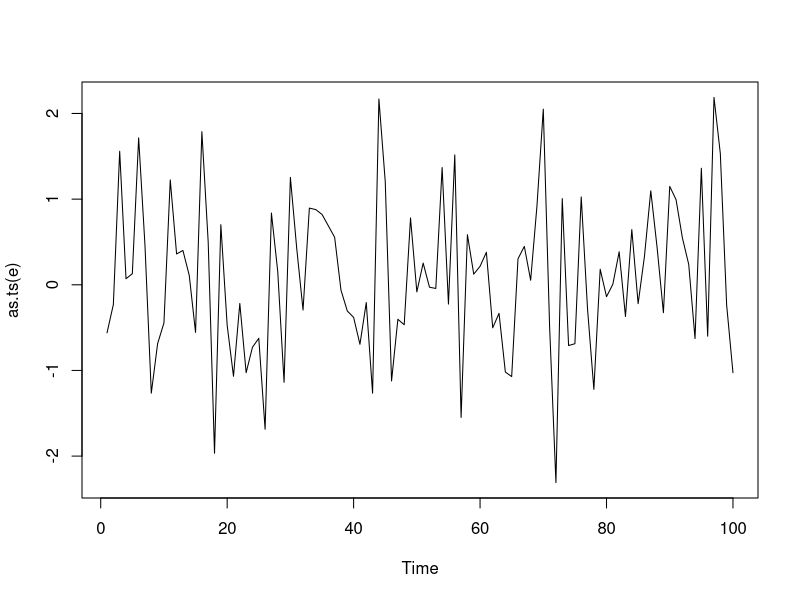
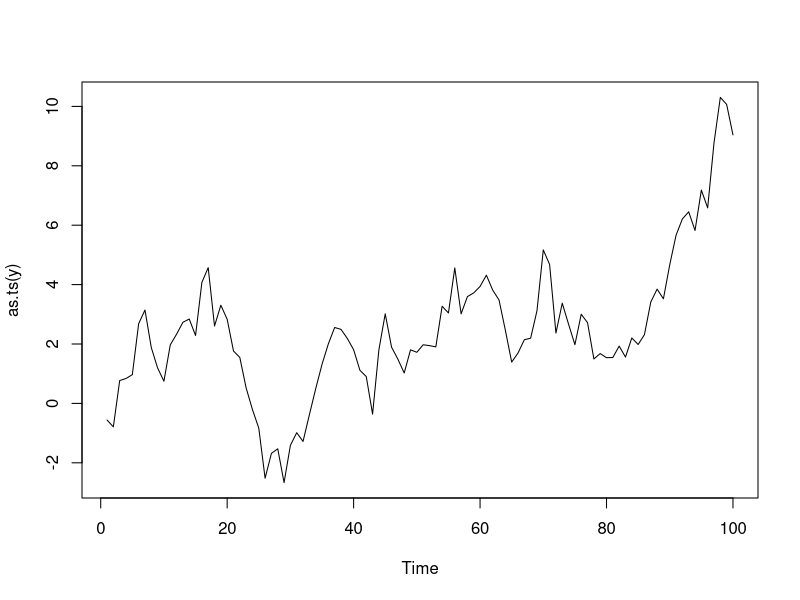
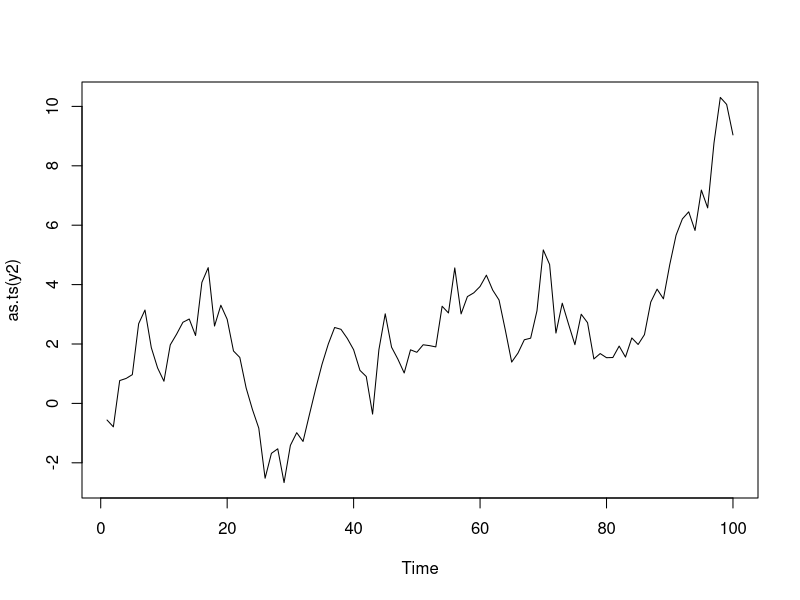

Reproduce these figures in R, in order.
# Título: Generar una marcha aleatoria
# Autor: Matheo Morales
# Fecha: 12/10/2024

# Marcha aleatoria --------------------------------------------------------
t = 100 # Número de pasos que se quiere crear
sigma2_e = 1
set.seed(123)
e = rnorm(t,mean=0, sd=sqrt(sigma2_e))
plot(as.ts(e))

y = numeric(0)
y[1]=e[1]
for (i in 2:t){
  y[i]=y[i-1]+e[i] 
}
plot(as.ts(y))

#otra forma
y2 = cumsum(e) # Genera la marcha aleatoria
plot(as.ts(y2))
